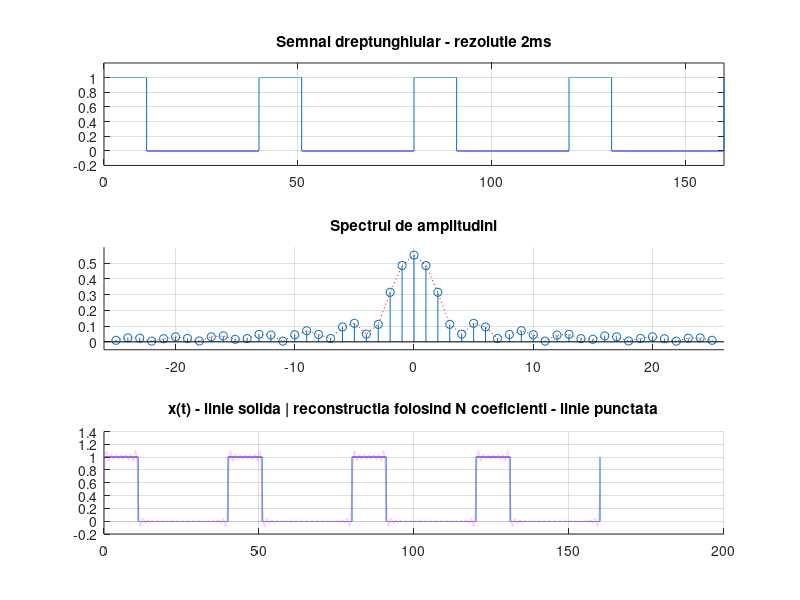

Write the MATLAB code that produced this figure.
P=40; %perioada semnalului
D=11; %durata unui impuls
N=50; %numarul de coeficienti
n=N/2; %pentru ca suma este de la -n la n
w0=2*pi/P; %pulsatia
t=0:0.002:160; %pasul de 2 ms (160/40 = 4 perioade pe ecran)
duty=(D/P)*100; %factorul de umplere (durata unui impuls / perioada)
semnal=(1*square(w0*t,duty)+abs(1*square(w0*t,duty)))/2; %semnal dreptunghiular cu amplitudinea A=1
x=zeros(1,N+1); %vector initializat cu zero de marime N care va fi populat cu coeficientii calculati dupa formula standard
for k=-n:n
    fct=@(t)((1*square(w0*t,duty)+abs(1*square(w0*t,duty)))/2.*exp(-1j*k*w0*t)); %functia dupa care se calculeaza integrala
    x(k+n+1)=1/P*integral(fct,0,P); %calculul fiecarui coeficient indexat astfel incat pozitia 1 din vector sa corespunda primului coeficient. 
    %n=25, deci, daca avem k=-25, atunci x+n+1=1
end
figure(1)
subplot(3,1,1)
plot(t,semnal), grid, title('Semnal dreptunghiular - rezolutie 2ms')
axis ([0 160 -0.2 1.2]) %marirea domeniului pentru a vizualiza mai bine semnalul
subplot(3,1,2)
hold on
plot((-n:n),2*abs(x),':r')
stem((-n:n),2*abs(x)), grid, title('Spectrul de amplitudini') %afisarea spectrului de amplitudini (amplitudinea este egala cu 2 inmultit cu modulul fiecarui coeficient)
hold off
axis ([-26 26 -0.05 0.6]) %marirea domeniului pentru a vizualiza mai bine semnalul
semnal2=0; %initializarea semnalului reconstruit
for k=-n:n
    semnal2=semnal2+x(k+n+1)*exp(1j*k*w0*t); %reconstruirea semnalului dupa formula (suma din fiecare coeficient inmultit cu exponentiala)
end
subplot(3,1,3)
hold on %pentru a afisa atat semnalul initial, cat si cel reconstruit
plot(t,semnal), grid, title('x(t) - linie solida | reconstructia folosind N coeficienti - linie punctata')
plot(t,real(semnal2),':m',t,imag(semnal2),':m')
hold off

% Semnal dreptunghiular
% Numar de ordine: 11
% Seriile Fourier sunt folosite in matematica pentru a analiza functiile
% periodice, descompunandu-le intr-o suma ponderata de functii sinusoidale.
% Se poate observa faptul ca semnalul reconstruit are aceeasi forma ca
% semnalul original. Cu cat numarul coeficientilor este mai mare, cu atat
% diferenta dintre cele doua semnale este mai mica. Astfel, semnalul
% initial poate fi aproximat printr-o suma de sinusuri.


